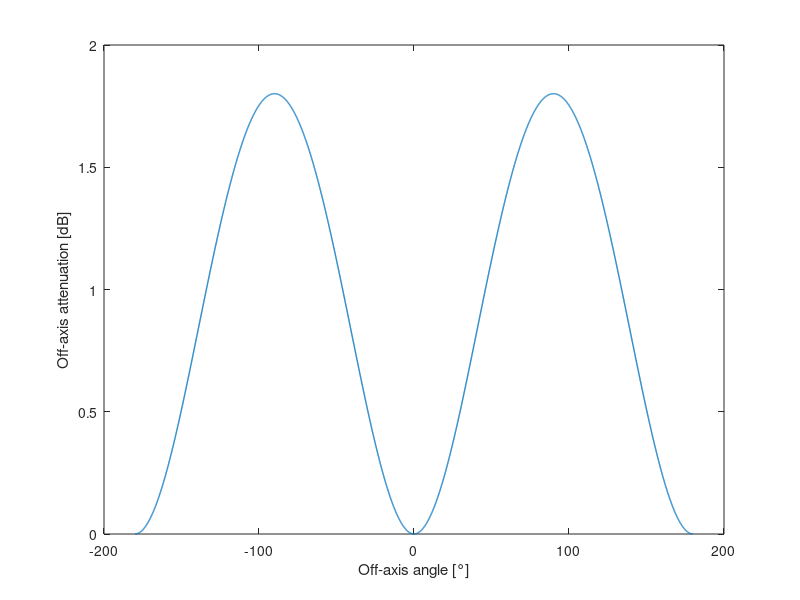

Reproduce this figure in MATLAB. (Note: this script raises an error after producing the figure.)
% Script to show off-axis attenuation approximation used to derive
% detection function. 
% Ref: Passive Acoustic Monitoring of Cetaceans by Walter M. X. Zimmer 
% Page: 96 - 100

clear 
close all 
% Constants 
DI = 23.5; % Directivity index of Porpoise (PAMofC (p89)) [dB]
DI = 0.1;
ka = 10^(DI/20);

% Broadband
% ka = 17.8; % 
C1 = 47; % dB
C2 = 0.218*ka;

%% X, Y plot to show loss
% Directionnal loss of the source as a function of off-axis angle for
% broadband signal (click). 
dth = 0.1;
thetadeg =-180:dth:180;
theta = thetadeg * pi/180;

cx = C2*sin(theta);
DLbb = C1 * (cx).^2 ./ (1 + abs(cx) + (cx).^2);

figure 
plot(thetadeg, DLbb, 'LineWidth', 1)
xlabel('Off-axis angle [°]')
ylabel('Off-axis attenuation [dB]')
title('DLbb', sprintf('DI = %.0f dB', DI))
set(gca, 'YDir', 'reverse')
xlim([-90, 90])

idxAlpha3dB = find((DLbb<=3), 1, 'first');
alpha3dB = thetadeg(idxAlpha3dB);
xline(alpha3dB, 'r', 'LineStyle', '--', 'LineWidth', 1)
xline(-alpha3dB, 'r', 'LineStyle', '--', 'LineWidth', 1, ...
    'Label', sprintf('-3dB Beamwidth = %.1f°', -alpha3dB), 'LabelVerticalAlignment', 'bottom', ...
    'LabelHorizontalAlignment','right', 'LabelOrientation', 'horizontal')


%% Polar plot to show off-Axis attenuation
dth = 0.1;
thetadeg = -180:dth:180;
theta = thetadeg * pi/180;

idxDef = (thetadeg <=90) & (thetadeg>=-90);
idxNotDef = ~idxDef;
cx = C2*sin(theta(idxDef));
DLbb = zeros([numel(theta), 0]);
DLbb(idxDef) = C1 * (cx).^2 ./ (1 + abs(cx) + (cx).^2);
DLmax = C1 * C2^2 / (1 + C2 + C2^2);
DLbb(idxNotDef) = DLmax;

% Apparent source level
SL0 = 100;
ASLbb = SL0 - DLbb;
figure 
lgd = {};
polarplot(theta, ASLbb, 'LineWidth', 1)
lgd{end+1} = sprintf('Apparent source level with SL0 = %d dB', SL0);
hold on
polarplot([0; 0]*pi/180, [0; SL0],'LineWidth', 2)  
lgd{end +1} = 'Acoustic axis';
hold on 
polarplot([45; 45]*pi/180, [0; SL0], 'LineWidth', 2, 'LineStyle', '--')  
lgd{end +1} = 'Off-axis';

legend(lgd, 'Location', 'southoutside')

%% Narrow band off-axis attenuation
% dth = 0.01;
% thetadeg = -180:dth:180;
% theta = thetadeg * pi/180;

idxDef = (thetadeg <=90) & (thetadeg>=-90);
idxNotDef = ~idxDef;
DLnb = zeros([numel(theta), 0]);

% First-order Bessel function of the first kind 
J1 = @(x) besselj(1, x);

% Narrow band directional loss 
DLnb(idxDef) = ( 2*J1(ka*sin(theta(idxDef))) ./ (ka*sin(theta(idxDef))) ).^2;
DLnbmax = ( 2*J1(ka*sin(90 * pi/180)) / (ka*sin(90 * pi/180)) )^2;
DLnb(idxNotDef) = DLnbmax;
DLnb = -10*log10(DLnb);

% Circular piston model
figure
plot(thetadeg, DLnb, 'LineWidth', 1)
xlabel('Off-axis angle [°]')
ylabel('Off-axis attenuation [dB]')
title('Circular piston model', sprintf('DI = %.0f dB', DI))
set(gca, 'YDir', 'reverse')
xlim([-90, 90])


% Circular piston model + broadband approx
figure
plot(thetadeg, DLnb, 'LineWidth', 1.5)
hold on 
plot(thetadeg, DLbb, 'LineWidth', 1.5)
legend({'Circular piston', 'Broadband approximation'})
xlabel('Off-axis angle [°]')
ylabel('Off-axis attenuation [dB]')
title('Circular piston model', sprintf('DI = %.1f dB', DI))
set(gca, 'YDir', 'reverse')
xlim([-90, 90])

%% Find knots 
% Find zeros of J1 function 
lb = 0;             % Set a lower bound for the function.
ub = 1.1*pi/2;          % Set an upper bound for the function.
x = NaN*ones(100, 1);             % Initializes x.
starting_points=linspace(lb, ub, 100);
for i=1:100
        % Look for the zeros in the function's current window.
        x(i) = fzero(@(x) J1(ka*sin(x)), starting_points(i));
end
x_unique = x(diff(x)>1e-12);
x_unique = x_unique(2:end); % Get rid of the first 0 (corresponding to on-axis)

figure
dth = 0.01;
thetadeg = 0:dth:90;
theta = thetadeg * pi/180;
plot(thetadeg, J1(ka*sin(theta)), 'LineWidth', 1.5)
yline(0, 'k')
x_unique_deg = x_unique*180/pi;
for i = 1:numel(x_unique)
    xline(x_unique_deg(i), '--k', 'LineWidth', 1, 'Label', sprintf('%.1f°', x_unique_deg(i)))
end

legend({'J1(ka*sin(\theta))', '', '','', 'Zeros of the function'}, 'Location', 'southeast')
xlabel('\theta [°]')
ylabel('J1(ka*sin(\theta))')


%% Check that zeros correspond to knots with polar plot 
%%% Applying small offsets to theta_knots for future interpolation %%%
offset = 0.01   ;
% x_unique(1) = x_unique(1) - offset; % Reducing main lobe 

dth = 0.01;
thetadeg = -90:dth:90;
theta = thetadeg * pi/180;

idxDef = (thetadeg <=90) & (thetadeg>=-90);
idxNotDef = ~idxDef;
DLnb = zeros([numel(theta), 0]);

% Narrow band directional loss 
DLnb(idxDef) = ( 2*J1(ka*sin(theta(idxDef))) ./ (ka*sin(theta(idxDef))) ).^2;
DLnbmax = ( 2*J1(ka*sin(90 * pi/180)) / (ka*sin(90 * pi/180)) )^2;
DLnb(idxNotDef) = DLnbmax;
DLnb = -10*log10(DLnb);

figure
lgd = {};
% Apparent source level
SL0 = 100;
ASLnb = SL0 - DLnb; 
polarplot(theta, ASLnb)
lgd{end+1} = 'DL_{nb}';

% Plotting knots location
hold on 
for i=1:numel(x_unique)
    polarplot([x_unique(i); x_unique(i)], [0; SL0], 'k', 'LineWidth', 1, 'LineStyle', '--')  
    polarplot([-x_unique(i); -x_unique(i)], [0; SL0], 'k', 'LineWidth', 1, 'LineStyle', '--')  
    lgd{end +1} = sprintf('lobe_{%d} = %.1f°', i, x_unique(i)*180/pi);
    lgd{end +1} = '';
end

%%% Main lobe %%%
idxtheta_main = theta >= -x_unique(1) & theta <= x_unique(1);
% dl_main = DLnb(idxtheta_main);
% theta_firstlobe = abs(theta( (DLnb < DLnb(end) - 1) & idxtheta_main ));
idxMainLobe = (DLnb < DLnb(end) - 1) & idxtheta_main;
theta_firstlobe = theta(find(idxMainLobe, 1, 'last'));
% idxMainLobe = (theta >= -theta_firstlobe) & (theta <= theta_firstlobe);

% Narrow band directional loss for main lobe
DLnb_mainlobe = DLnb(idxMainLobe);
theta_mainlobe = theta(idxMainLobe);

ASLnb_mainlobe = SL0 - DLnb_mainlobe;
hold on
polarplot(theta_mainlobe, ASLnb_mainlobe, '--m', 'LineWidth', 2)
lgd{end +1} = 'DL_{nb}_{mainlobe}';

%%% Remaining angles %%%
if numel(x_unique) >= 2 % Fix to avoid pb if there is only 1 knot 
    theta_knot2 = x_unique(2) + offset;
    interpMethod = 'pchip';
else 
    theta_knot2 = x_unique(1) + 4*offset;
    interpMethod = 'linear'; 
end
idxPart2 = (theta >= theta_knot2) | (theta <= -theta_knot2);

% Narrow band directional loss for the angles out of main lobe 
thetaPart2 = theta(idxPart2);
DLnbPart2 = ones(size(thetaPart2)) * DLnb(end); % Constant with value DLnb(theta=90°)
% We add a small slope to ensure the final distribution is injective on 
% the interval [0, 90]° so that we can inverse it 
eps = 0.1;
a = +eps/(max(thetaPart2)-theta_knot2);
b = -eps * (1+theta_knot2/((max(thetaPart2)-theta_knot2)));
yoffset = a*abs(thetaPart2) + b; 
DLnPart2WithSplope = DLnbPart2 + yoffset; 
% DLnPart2WithSplope = 40 + yoffset; 

DLnbPart2 = DLnPart2WithSplope;

% DLnbPart2 = DLnbPart2 + 30; set an offset to increase attenuation ? 

ASLnbPart2 = SL0 - DLnbPart2;
hold on
polarplot(thetaPart2, ASLnbPart2, '--', 'LineWidth', 2)
lgd{end +1} = 'DL_{nb}_{sidelobes}';

%%% Interpolate main lobe and part 2 %%%
% Interpolation to consider main lobe as well as side lobes effect and 
% backward energy for a directionnal source modelled by a piston. The 
% solution adopted here is a compromise between the original piston model
% which is not an injective function on [0, 90]° and thus can't be used to
    % model the detection function and a model with only the main lobe which
    % seems to lead to largely underestimate detection probability according to
% the paper. 
% Based on results from paper High resolution three-dimensional beam radiation pattern of harbour porpoise clicks
% with implications for passive acoustic monitoring
% Jamie D. J. Macaulay, Chloe E. Malinka, Douglas Gillespie, and Peter T. Madse

dth = 0.01;
thetadeg = -90:dth:90;
theta = thetadeg * pi/180;

thetaAll = [theta_mainlobe thetaPart2 ]; % Concatenate main and last lobe 
DLnbAll = [DLnb_mainlobe DLnbPart2];

DLnb_interp = interp1(thetaAll, DLnbAll, theta, interpMethod); 
 
%%% Extent DLnb, DLnb_interp to the all range -180, 180° 
angleInf = -180:dth:-90;
angleSup = 90:dth:180;
thetadeg = [angleInf thetadeg angleSup]; 
theta = thetadeg * pi/180;
% [C,ia,ic] = unique(theta);
% DLnb
val = DLnb(end);
DLnb = [ones(size(angleInf))*val DLnb ones(size(angleSup))*val];
% Extent DLnb_interp
val = DLnb_interp(end);
DLnb_interp = [ones(size(angleInf))*val DLnb_interp ones(size(angleSup))*val];


ASLnb_interp = SL0 - DLnb_interp;
hold on
polarplot(theta, ASLnb_interp, '--g', 'LineWidth', 2)
lgd{end +1} = 'DL_{nb}_{interp}';

legend(lgd)


% Regular plot 
figure
% plot(theta*180/pi, 10.^(DLnb_interp/20), 'LineWidth', 1)
plot(theta*180/pi, DLnb_interp, 'LineWidth', 1)

theta_DLnb = theta; 
theta_DLnb_deg = theta_DLnb*180/pi;

xlabel('Off-axis angle [°]')
ylabel('Off-axis attenuation [dB]')
title('Directionnal loss approximation for narrowband signal')
set(gca, 'YDir', 'reverse')

%% Plot for userguide 
figure 
lgd = {};
% Interp 
polarplot(theta, ASLnb_interp, 'LineWidth', 2)
lgd{end + 1} = 'ASL_{interp}';
hold on
% Slope
polarplot(thetaPart2, ASLnbPart2, 'LineWidth', 2)
lgd{end + 1} = 'ASL_{nb}';
hold on
% Main lobe 
polarplot(theta_mainlobe, ASLnb_mainlobe, 'LineWidth', 2) 
lgd{end + 1} = 'ASL_{mainlobe}';
hold on 

title({'ASL - Narrowband model', ...
    sprintf('DI = %ddB, SL_0 = %ddB', DI, SL0)})
legend(lgd, 'Location', 'southoutside')


figure 
lgd = {};
% Interp 
plot(theta*180/pi, DLnb_interp, 'LineWidth', 2)
lgd{end + 1} = 'ASL_{interp}';
hold on
% Slope
DLslope = DLnbPart2;
idxNotSlope = (thetaPart2 > -theta_knot2) & (thetaPart2 < theta_knot2);
DLslope(idxNotSlope) = nan;
plot(thetaPart2(thetaPart2 > -theta_knot2)*180/pi, DLslope(thetaPart2 > -theta_knot2), 'r', 'LineWidth', 2)
plot(thetaPart2(thetaPart2 < theta_knot2)*180/pi, DLslope(thetaPart2 < theta_knot2), 'r', 'LineWidth', 2)

lgd{end + 1} = 'ASL_{slope}';
lgd{end + 1} = '';
hold on
% Main lobe 
plot(theta_mainlobe*180/pi, DLnb_mainlobe, 'LineWidth', 2) 
lgd{end + 1} = 'ASL_{mainlobe}';
hold on 

set(gca, 'YDir', 'reverse')
xlim([-90, 90])

xlabel('Off-axis angle [°]')
ylabel('Off-axis attenuation [dB]')
title({'DL narrowband model', ...
    sprintf('DI = %.1fdB, SL_0 = %.0fdB', DI, SL0)})
legend(lgd)


% Circular piston model + narrow approx
figure
plot(theta*180/pi, DLnb, 'LineWidth', 1.5)
hold on 
plot(theta*180/pi, DLnb_interp, 'LineWidth', 1.5)

legend({'Circular piston', 'Narrow-band approximation'})
xlabel('Off-axis angle [°]')
ylabel('Off-axis attenuation [dB]')
title('Circular piston model', sprintf('DI = %.1f dB', DI))
set(gca, 'YDir', 'reverse')
xlim([-90, 90])



%% Compare models 
dth = 0.1;
thetadeg = -180:dth:180;
theta = thetadeg * pi/180;

figure 
lgd = {};
plot(theta_DLnb_deg, DLnb, 'k', 'LineWidth', 1)
lgd{end + 1} = 'DL';
hold on 
plot(thetadeg, DLbb, 'b', 'LineWidth', 1)
lgd{end + 1} = 'DL_{bb}';
hold on 
plot(theta_DLnb_deg, DLnb_interp, 'r', 'LineWidth', 1)
lgd{end + 1} = 'DL_{nb}';

% Compare -3dB beamwidth
% Broadband
idxAlpha3dB = find((DLbb<=3), 1, 'first');
alpha3dB = thetadeg(idxAlpha3dB);
xline(-alpha3dB, 'b', 'LineStyle', '--', 'LineWidth', 1)
xline(alpha3dB, 'b', 'LineStyle', '--', 'LineWidth', 1, ...
    'Label', sprintf('Broadband beamwidth = %.1f°', 2*abs(alpha3dB)), 'LabelVerticalAlignment', 'bottom', ...
    'LabelHorizontalAlignment','right', 'LabelOrientation', 'aligned')
% Narrowband unmodified 
idxAlpha3dB = find((DLnb<3), 1, 'first');
alpha3dB = theta_DLnb_deg(idxAlpha3dB);
xline(alpha3dB, 'k', 'LineStyle', '--', 'LineWidth', 1)
xline(-alpha3dB, 'k', 'LineStyle', '--', 'LineWidth', 1, ...
    'Label', sprintf('Circular piston model beamwidth = %.1f°', 2*abs(alpha3dB)), 'LabelVerticalAlignment', 'bottom', ...
    'LabelHorizontalAlignment','right', 'LabelOrientation', 'aligned')
% Narrowband modified 
idxAlpha3dB = find((DLnb_interp<3), 1, 'first');
alpha3dB = theta_DLnb_deg(idxAlpha3dB);
xline(alpha3dB, 'r', 'LineStyle', '--', 'LineWidth', 1, ...
    'Label', sprintf('Narrowband beamwidth = %.1f°', 2*abs(alpha3dB)), 'LabelVerticalAlignment', 'bottom', ...
    'LabelHorizontalAlignment','left', 'LabelOrientation', 'aligned')
xline(-alpha3dB, 'r', 'LineStyle', '--', 'LineWidth', 1)

yline(3,  'k', 'LineStyle', '--', 'LineWidth', 1, ...
    'Label', '-3dB')
ylim([0 50])
xlim([-90, 90])
xlabel('Off-axis angle [°]')
ylabel('Off-axis attenuation [dB]')
title({'Directionnal loss approximation', ... 
     sprintf('DI = %.1fdB', DI)})
set(gca, 'YDir', 'reverse')

legend(lgd, 'Location', 'northwest')

% Polar plot 
% Apparent source level
SL0 = 100;
ASLnb = SL0 - DLnb;
figure 
lgd = {};
polarplot(theta_DLnb, ASLnb, 'LineWidth', 1)
lgd{end+1} = sprintf('ASL - narrowband piston model');
hold on
polarplot(theta_DLnb, ASLnb_interp, 'LineWidth', 1)
lgd{end+1} = sprintf('ASL - narrowband modified piston model');
hold on 
polarplot(theta, ASLbb, 'LineWidth', 1)
lgd{end+1} = sprintf('ASL - broadband');

title({'Apparent source level for a narrow band signal', ...
    sprintf('DI = %.1fdB, SL_0 = %.1fdB', DI, SL0)})
legend(lgd, 'Location', 'southoutside')


% polarplot(theta_mainlobe, DLnb_mainlobe)
% thetadeg_modified = thetadeg(~isnan(DLnb));
% DLnb_modified(idInf) = 100;
% DL = 1:0.1:100;
% thetaInv = interp1(DLnb_modified, thetadeg_modified, DL);

%%  Beam profile detectability 
% Beam profile detectability for an echolocation click with a SL of 191 dB re 1 lPa pp. Each point on the plot is coloured by the
% expected RL if a porpoise were facing in the y direction and located at (0,0)
% The idea is to repoduce the results given in the paper High resolution 
% three-dimensional beam radiation pattern of harbour porpoise clicks
% with implications for passive acoustic monitoring by 
% Jamie D. J. Macaulay, Chloe E. Malinka, Douglas Gillespie, and Peter T. Madsen

% From the paper 
SL0 = 191; % dB pp 
alpha = 0.04; % dB/m 
DTthreshold = 110; %dB 

dx = 1; %m
dy = 1; %m
y = -200.1:dx:800;    
x = -200.1:dy:200;

[XX, YY] = meshgrid(x, y); 
[THETA, R] = cart2pol(XX, YY); % Angle and range for each point of the grid 
THETA = THETA - pi/2; % Shift so that on-axis = yaxis 
  
idxDef = (THETA <=pi/2) & (THETA>=-pi/2);
idxNotDef = ~idxDef;
DLnbcart = zeros(size(THETA));
DLnbmodifiedcart = nan(size(THETA));
DLbbcart = zeros(size(THETA));

%%%% Narrow band directional loss %%%%
DLnbcart(idxDef) = ( 2*J1(ka*sin(THETA(idxDef))) ./ (ka*sin(THETA(idxDef))) ).^2;
DLnbmax = ( 2*J1(ka*sin(90 * pi/180)) / (ka*sin(90 * pi/180)) )^2;
DLnbcart(idxNotDef) = DLnbmax;
DLnbcart = -10*log10(DLnbcart);
ASLnb = SL0 - DLnbcart;

%%%% Broadband directionnal loss %%%%
cx = C2*sin(THETA(idxDef));
DLbbcart(idxDef) = C1 * (cx).^2 ./ (1 + abs(cx) + (cx).^2);
DLmax = C1 * C2^2 / (1 + C2 + C2^2);
DLbbcart(idxNotDef) = DLmax;
ASLbb = SL0 - DLbbcart;
clear DLbbcart

%%%% Narrowband modified %%%%
% Main lobe
% idxtheta_main = THETA >= -x_unique(1) & THETA <= x_unique(1);
% idxMainLobe = (DLnbcart < DLnbmax - 1) & idxtheta_main;

% theta_firstlobe = x_unique(1);
idxMainLobe = (THETA >= -theta_firstlobe) & (THETA <= theta_firstlobe);
% Narrow band directional loss for main lobe
DLnbmodifiedcart(idxMainLobe) = DLnbcart(idxMainLobe);

% Remaining angles
if numel(x_unique) >= 2 % Fix to avoid pb if there is only 1 knot 
    theta_knot2 = x_unique(2) + offset;
else 
    theta_knot2 = x_unique(1) + 4*offset;
end
idxPart2 = (THETA >= theta_knot2) | (THETA <= -theta_knot2);

% Narrow band directional loss for the angles out of main lobe 
% thetaPart2 = THETA(idxPart2);
DLnbmodifiedcart(idxPart2) = -10*log10(DLnbmax); % Constant with value DLnb(theta=90°)

% Interpolate main lobe and part 2
DLnbmodifiedcart = inpaintn(DLnbmodifiedcart);
ASLnbmodified = SL0 - DLnbmodifiedcart;

clear DLnbcart
clear DLnbmodifiedcart

clear THETA;
clear idxDef;
clear idxNotDef;

TL = 20*log10(R) + alpha.*R;
RLbb = ASLbb - TL;
RLnb = ASLnb - TL;
RLnbmodified = ASLnbmodified - TL;

areaPixel = dx * dy;
Area_nb = numel(RLnb(RLnb >= DTthreshold)) * areaPixel;
Area_bb = numel(RLbb(RLbb >= DTthreshold)) * areaPixel;
Area_nbmodified = numel(RLnbmodified(RLnbmodified >= DTthreshold)) * areaPixel;

fig = figure;
% Broadband
h2 = subplot(1, 3, 2);
imagesc(x, y, RLbb)
% Detection threshold contour
hold on 
contour(x, y, RLbb, [0, DTthreshold], '-w', 'LineWidth', 1.5)
colormap(jet)
% colorbar
caxis([100, 150])
set(gca,'YDir','normal')
set(gca, 'YTick', [])
set(gca, 'XTick', -200:200:200)
xtickangle(gca, 45)

title({'Broadband model', sprintf('Area: %.0f m^2', Area_bb)})
xlabel('x [m]')
% ylabel('y [m]')

% Narrowband
h1 = subplot(1, 3, 1);
imagesc(x, y, RLnb)
% Detection threshold contour
hold on
contour(x, y, RLnb, [0, DTthreshold], '-w', 'LineWidth', 1.5)
colormap(jet)
% colorbar
caxis([100, 150])
set(gca,'YDir','normal')
% set(gca, 'YTick', [])
set(gca, 'XTick', -200:200:200)
xtickangle(gca, 45)
title({'Circular piston model', sprintf('Area: %.0f m^2', Area_nb)})
% xlabel('x [m]')
ylabel('y [m]')

% Narrowband modified 
h3 = subplot(1, 3, 3);
imagesc(x, y, RLnbmodified)
% Detection threshold contour
hold on
contour(x, y, RLnbmodified, [0, DTthreshold], '-w', 'LineWidth', 1.5)
% colormap(jet)
% c = colorbar;
% c.Label.String = 'Received level [dB]'; 
caxis([100, 150])
set(gca,'YDir','normal')
set(gca, 'YTick', [])
set(gca, 'XTick', -200:200:200)
xtickangle(gca, 45)
title({'Narrowband model', sprintf('Area: %.0f m^2', Area_nbmodified)})

width = 0.25;
height = 0.796;
leftSpace = 0.03;
left0 = 0.09;
bottom0 = 0.1100;

h1.Position = [ left0               bottom0    width    height];
h2.Position = [ left0+(width+leftSpace)     bottom0    width    height];
h3.Position = [ left0+2*(width+leftSpace)              bottom0    width    height];

% Give common xlabel, ylabel and title to figure
han=axes(fig,'visible','off'); 
han.Title.Visible='on';
han.XLabel.Visible='on';
han.YLabel.Visible='on';
% xlabel(han,'x [m]');
% ylabel(han,'y [m]');

c = colorbar(han,'Position', [left0+3*(width+leftSpace/1.2) bottom0  0.02 0.796]);  % attach colorbar to h
c.Label.String = 'Received level [dB]'; 
colormap(c,'jet')
caxis(han, [100, 150]);             % set colorbar limits

%% Plot only narrow-band model for Springer chapter 
fig = figure;
% % Broadband
% h2 = subplot(1, 3, 2);
% imagesc(x, y, RLbb)
% % Detection threshold contour
% hold on 
% contour(x, y, RLbb, [0, DTthreshold], '-w', 'LineWidth', 1.5)
% colormap(jet)
% % colorbar
% caxis([100, 150])
% set(gca,'YDir','normal')
% set(gca, 'YTick', [])
% set(gca, 'XTick', -200:200:200)
% xtickangle(gca, 45)
% 
% title({'Broadband model', sprintf('Area: %.0f m^2', Area_bb)})
% xlabel('x [m]')
% ylabel('y [m]')

% Narrowband
h1 = subplot(1, 2, 1);
imagesc(x, y, RLnb)
% Detection threshold contour
hold on
contour(x, y, RLnb, [0, DTthreshold], '-w', 'LineWidth', 1.5)
colormap(jet)
% colorbar
caxis([100, 150])
set(gca,'YDir','normal')
% set(gca, 'YTick', [])
set(gca, 'XTick', -200:200:200)
xtickangle(gca, 45)
title({'Circular piston model', sprintf('Area: %.0f m^2', Area_nb)})
xlabel('x [m]')
ylabel('y [m]')

% Narrowband modified 
h3 = subplot(1, 2, 2);
imagesc(x, y, RLnbmodified)
% Detection threshold contour
hold on
contour(x, y, RLnbmodified, [0, DTthreshold], '-w', 'LineWidth', 1.5)
% colormap(jet)
% c = colorbar;
% c.Label.String = 'Received level [dB]'; 
caxis([100, 150])
set(gca,'YDir','normal')
set(gca, 'YTick', [])
set(gca, 'XTick', -200:200:200)
xtickangle(gca, 45)
title({'Narrowband model', sprintf('Area: %.0f m^2', Area_nbmodified)})
xlabel('x [m]')

width = 0.35;
height = 0.796;
leftSpace = 0.03;
left0 = 0.09;
bottom0 = 0.1100;

h1.Position = [ left0               bottom0    width    height];
h3.Position = [ left0 + (width+leftSpace)     bottom0    width    height];
% h3.Position = [ left0+2*(width+leftSpace)              bottom0    width    height];

% Give common xlabel, ylabel and title to figure
han=axes(fig,'visible','off'); 
han.Title.Visible='on';
han.XLabel.Visible='on';
han.YLabel.Visible='on';
% xlabel(han,'x [m]');
% ylabel(han,'y [m]');

c = colorbar(han,'Position', [left0+2*(width+leftSpace/1.2) bottom0  0.02 0.796]);  % attach colorbar to h
% c = colorbar(h3);  % attach colorbar to h

c.Label.String = 'Received level [dB]'; 
colormap(c,'jet')
caxis(h3, [100, 150]);             % set colorbar limits

% t = tiledlayout(2,2,'TileSpacing','Compact','Padding','Compact');

%% Theta limit for narrow band approximation 
dth = 0.01;
thetadeg = 0:dth:90;
theta = thetadeg * pi/180;
sigmaHdeg = 10;
sigmaH = sigmaHdeg * pi/180;
DL = theta./sigmaH .* exp(-1/2 * (theta./sigmaH).^2);

alpha = 0.95; % confidence level 

figure
plot(thetadeg, DL, 'LineWidth', 2)
xlabel('\theta [°]')
ylabel('W_{OAH}')
grid on
theta_alpha = sigmaH * sqrt(-2 * log(1 - alpha)) * 180/pi;
xline(theta_alpha, '--r', 'label', sprintf('\\theta_{\\alpha} = %.1f', theta_alpha), 'LabelOrientation','horizontal', 'LineWidth',1.5)

hold on
area(thetadeg(thetadeg<theta_alpha), DL(thetadeg<theta_alpha), 'EdgeColor', 'none', 'FaceColor', 'y', 'FaceAlpha', 0.3);
legend({'', '', '95%'})

title({sprintf('Confidence interval at the level \\alpha = %.2f', alpha), ...
    sprintf('W_{OAH} with \\sigma_H = %.0f°', sigmaHdeg)})
